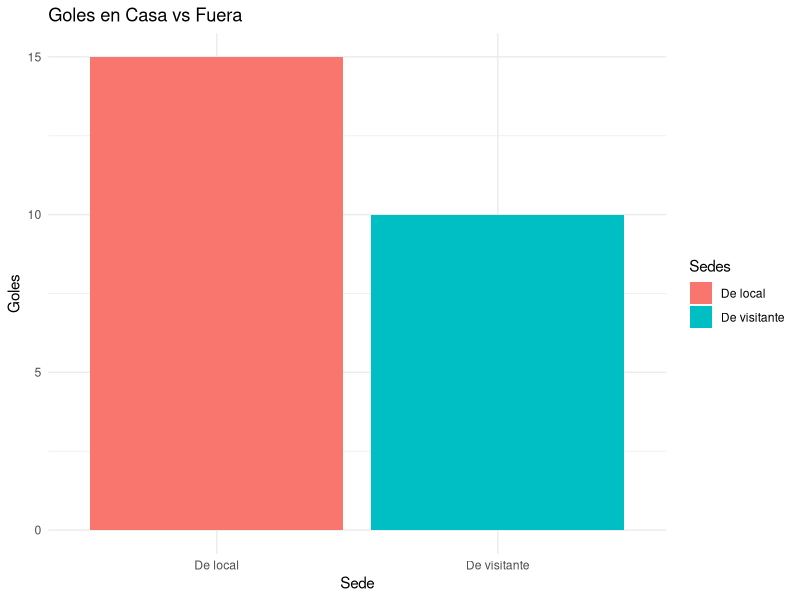
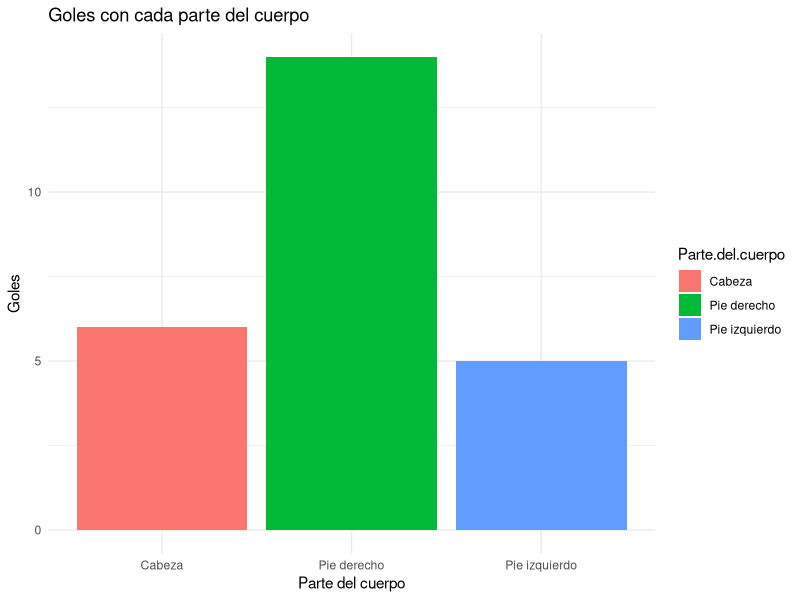
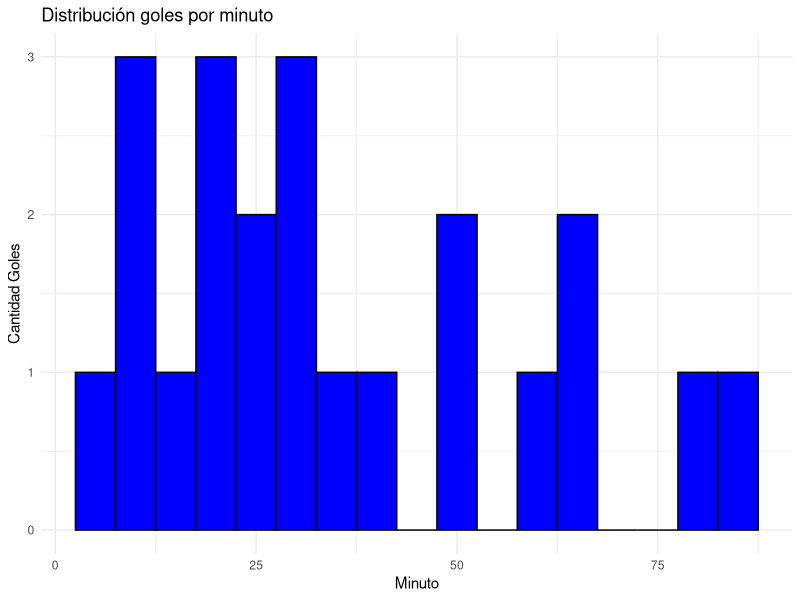
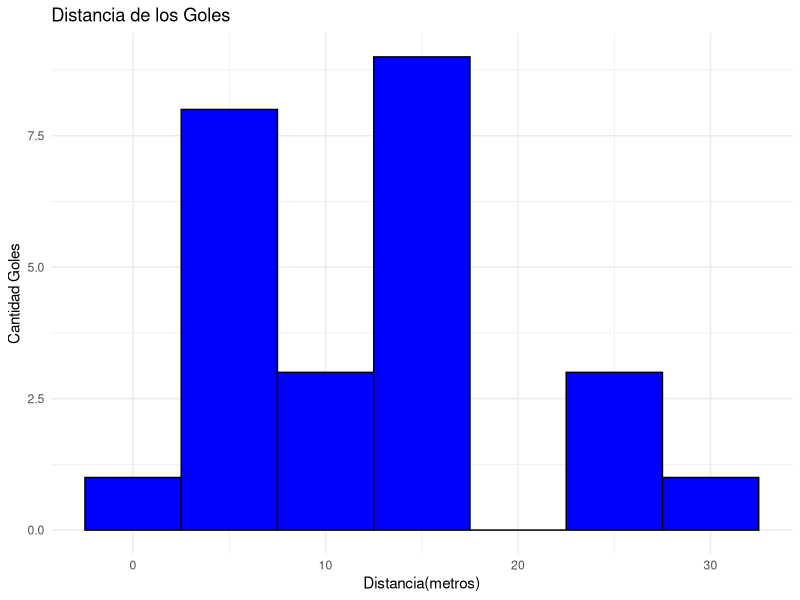

Generate these figures, in order, with R:
datosGolesafavor <- read.csv("golesafavorCadizcfLimpio.csv",header= TRUE, sep= ",")

attach(datosGolesafavor)

names(datosGolesafavor)

library(ggplot2)
library(dplyr)

datosGolesafavor$Minute <- as.numeric(datosGolesafavor$Minute)

ggplot(datosGolesafavor, aes(x=Sedes, fill = Sedes))+
  geom_bar() +
  labs(title = "Goles en Casa vs Fuera", x="Sede", y="Goles")+
  theme_minimal()


ggplot(datosGolesafavor, aes(x=Parte.del.cuerpo, fill = Parte.del.cuerpo))+
  geom_bar() +
  labs(title = "Goles con cada parte del cuerpo", x="Parte del cuerpo", y="Goles")+
  theme_minimal()


ggplot(datosGolesafavor,aes(x=Minute))+
  geom_histogram(binwidth = 5, fill="blue", color="black")+
  labs(title = "Distribución goles por minuto", x="Minuto", y="Cantidad Goles")+
  theme_minimal()


ggplot(datosGolesafavor, aes(x=Distance))+
  geom_histogram(binwidth= 5,fill="blue", color="black") +
  labs(title = "Distancia de los Goles", x="Distancia(metros)",y="Cantidad Goles")+
  theme_minimal()

